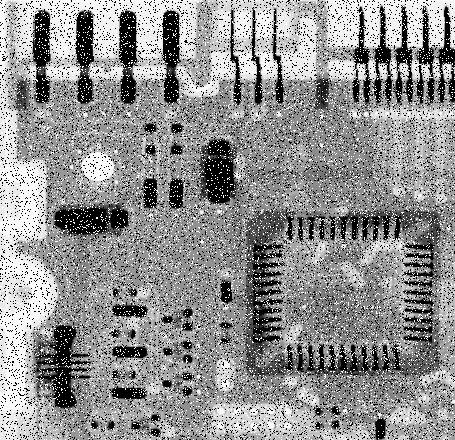
%> input picture Imagenes prueba/Board.jpg, 455 x 440 px
$ octave Operaciones_Locales.m   (GNU Octave 9; MATLAB toolbox functions it lacks are replaced by stand-ins)
%> lines starting %> are read from the running program, lines starting %| are printed output that depends on the picture
clc;
close all;
clear;

% Cargar la imagen
[filename, pathname] = uigetfile({'*.jpg;*.png;*.bmp;*.tif'}, 'Selecciona una imagen');
%> the answer given: Imagenes prueba/Board.jpg
if isequal(filename, 0)
    disp('No seleccionaste ninguna imagen');
else
    % Leer la imagen
    imagen = imread(fullfile(pathname, filename));
%> imagen is the input picture: size 440x455 uint8; min 0, max 255, mean 144.1

    % Convertir la imagen a escala de grises si es necesario
    if size(imagen, 3) == 3
        imagen_gris = rgb2gray(imagen);
    else
        imagen_gris = imagen;
    end

    % Mostrar la imagen original
    figure;
    imshow(imagen_gris, []);
    title('Imagen Original');

    % Definir el tamaño del filtro de suavizado (por ejemplo, 5x5)
    tamanio_filtro = 5;

    % Crear un filtro de suavizado (promedio) de tamaño tamanio_filtro x tamanio_filtro
    filtro = fspecial('average', tamanio_filtro);

    % Aplicar la convolución con el filtro
    imagen_suavizada = imfilter(imagen_gris, filtro, 'replicate');
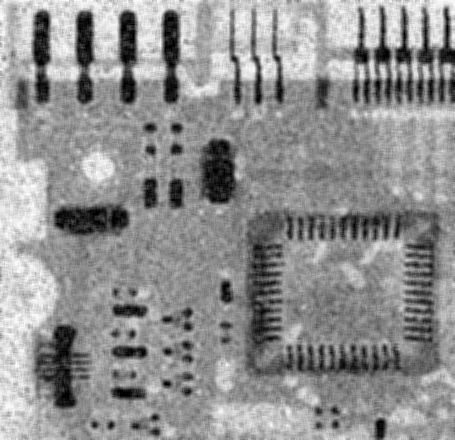
%> imagen_suavizada: size 440x455 uint8; min 0, max 251, mean 144.1

    % Mostrar la imagen suavizada
    figure;
    imshow(imagen_suavizada, []);
    title('Imagen Suavizada');

    % Mostrar el filtro utilizado
    figure;
    surf(filtro);
    title('Filtro de Suavizado');
    xlabel('Columna');
    ylabel('Fila');
    zlabel('Valor');
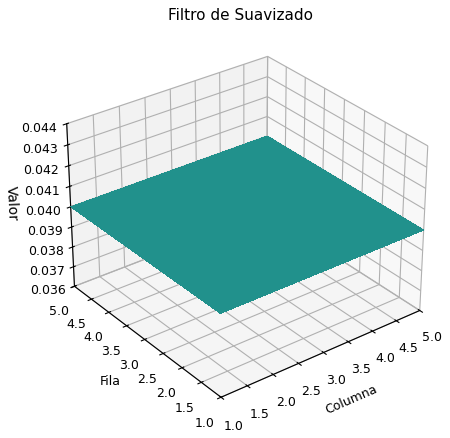
%> figure redrawn from the program's plot data
end

$ run again, on Imagenes prueba/Radio.jpg
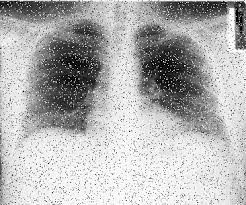
%> input picture Imagenes prueba/Radio.jpg, 246 x 205 px
%> imagen is the input picture: size 205x246x3 uint8; min 0, max 255, mean 177.4
%> `imagen_suavizada = imfilter(imagen_gris, filtro, 'replicate');`:
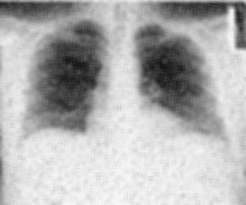
%> imagen_suavizada: size 205x246 uint8; min 17, max 250, mean 177.5
